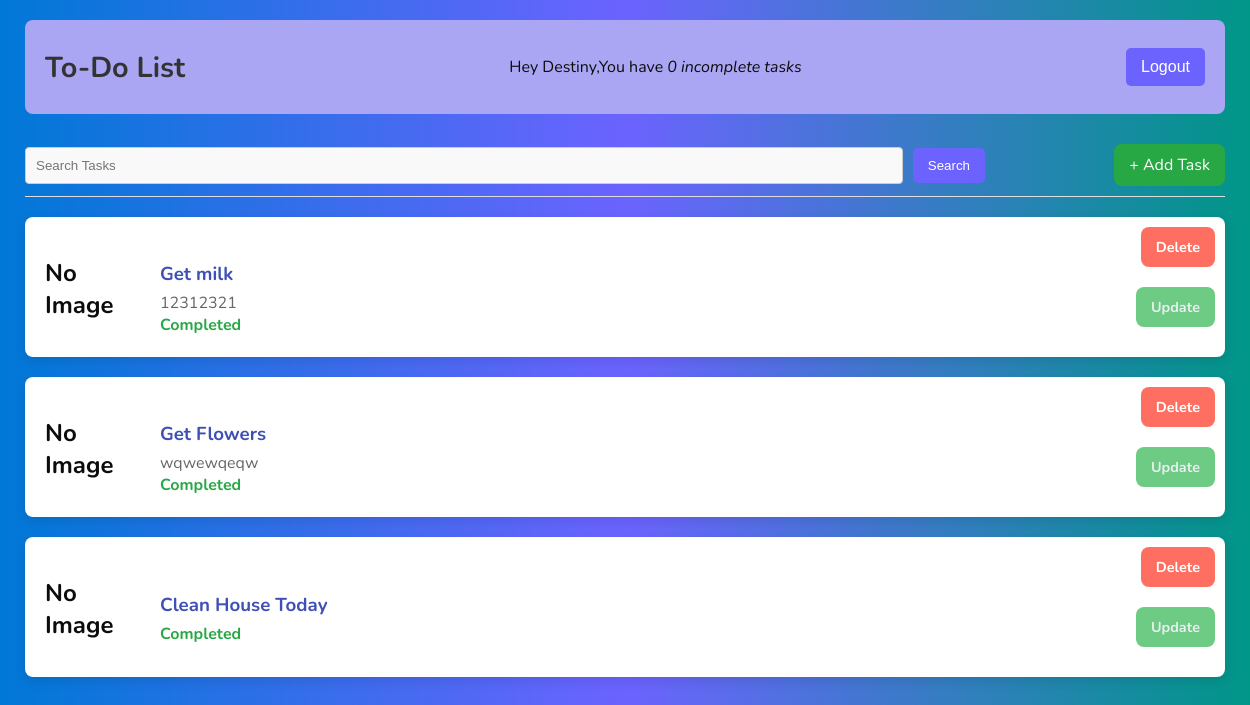
The app's page / (signed in) with its own data.
### todo/models.py (models this page shows, shortened)
class Task(models.Model):
    user = models.ForeignKey(User, on_delete=models.CASCADE, null=True, blank=True)
    title = models.CharField(max_length=200, null=True)
    description = models.TextField(null=True, blank=True)
    image =models.ImageField(upload_to='task_image/',blank=True,null=True)
    complete = models.BooleanField(default=False)
    created = models.DateTimeField(auto_now_add=True)
    class Meta:
        ordering = ['complete']

### todo/views.py (the view)
# urls.py: path('', TaskList.as_view(), name="task"),
class TaskList(LoginRequiredMixin, ListView):
    model = Task
    context_object_name = 'task'
    def get_context_data(self, **kwargs):
        context = super().get_context_data(**kwargs)
        context['task'] = context['task'].filter(user=self.request.user)
        context['count'] = context['task'].filter(complete=False).count()
        search_input = self.request.GET.get('search-area') or ''
        if search_input:
            context['task'] = context['task'].filter(title__icontains = search_input)
            context['search_input'] = search_input
        return context

### todo/templates/todo/task_list.html (shortened to what this page needs)
{% extends 'todo/main.html' %}
{% block content %}
<div class="header-bar">
    <h1>To-Do List</h1>
    <p> Hey {{ request.user|title }},You have <i>{{ count }} incomplete task{{ count|pluralize:'s' }}</i></p>
    {% if request.user.is_authenticated %}
    <form action="{% url 'logout' %}" method="post" class="logout-form">
        <input class="logout-button" type="submit" value="Logout">
    </form>
    {% else %}
    <a href="{% url 'login' %}" class="login-button">Login</a>
    {% endif %}
</div>
<div id="search-add-wrapper">
    <form action="" method="get" class="search-form">
        <input type="text" name="search-area" placeholder="Search Tasks" class="search-input">
        <input class="button search-button" type="submit" value="Search">
    </form>
    <a href="{% url 'task-create' %}" class="add-task-button">+ Add Task</a>
</div>
<div class="task-list">
    {% for tasks in task %}
    <div class="task-item">
        {% if tasks.image %}
            <img src="{{ tasks.image.url }}" alt="{{ tasks.title }}" class="task-image">
        {% else %}
              <div class="task-noimage"><h2>No Image</h2></div>
        {% endif %}
        <div class="task-details">
            <h3>{{ tasks.title }}</h3>
            <p>{{ tasks.description }}</p>
            <div class="task-actions">
                {% if tasks.complete %}
                <span class="task-complete-icon">Completed</span>
                <s><a href="{% url 'tasks-update' tasks.id %}" class="task-link"> Update</a></s>
                {% else %}
                <span class="task-incomplete-icon">Incomplete</span>
                <a href="{% url 'tasks-update' tasks.id %}" class="task-link">Update</a>
                {% endif %}
            </div>
        </div>
        <a class="delete-link" href="{% url 'tasks-delete' tasks.id %}">Delete</a>
    </div>
    {% empty %}
    <h3>No tasks found</h3>
    <a href="{% url 'task-create' %}" class="add-task-prompt">Add a New Task</a>
    {% endfor %}
</div>
{% endblock content %}

### todo/templates/todo/main.html (shortened to what this page needs)
<!DOCTYPE html>
<html lang="en">
<head>
</head>
<body>
    <div class="container">
        {% block content %}
        {% endblock content %}
    </div>
</body>
</html>

### todo/templates/todo/main.html (style rules this page uses)
body { background: linear-gradient(90deg, #0078d7 0%, #6c63ff 50%, #009688 100%); font-family: 'Nunito', sans-serif; margin: 0; padding: 0; color: #0c0c0c; }
.container { width: 100%; padding: 20px; max-width: 1200px; margin: auto; background-color: transparent; }
.header-bar { display: flex; justify-content: space-between; align-items: center; padding: 20px; background: #aaa6f4; color: #0c0c0c; border-radius: 8px; }
h1 { font-size: 1.8rem; margin: 0; }
.logout-form, .login-button { display: inline-block; }
.logout-button, .login-button-box { background-color: #ff6f61; color: #ffffff; padding: 10px 15px; border-radius: 8px; text-decoration: none; font-size: 1rem; cursor: pointer; border: none; transition: background-color 0.3s ease; }
#search-add-wrapper { display: flex; justify-content: space-between; align-items: center; margin-top: 20px; padding: 10px 0; border-bottom: 1px solid #ddd; }
.search-form { display: flex; align-items: center; width: 80%; }
.search-input { padding: 10px; border: 1px solid #ccc; border-radius: 8px; flex: 1; margin-right: 10px; color: #333; background-color: #f7f7f7; }
.search-button { background: #0078d7; color: #ffffff; border: none; padding: 10px 20px; border-radius: 8px; cursor: pointer; }
.add-task-button { font-size: 1rem; color: #ffffff; background: #28a745; padding: 10px 15px; border-radius: 8px; text-decoration: none; }
.task-list { display: flex; flex-direction: column; gap: 20px; padding: 20px 0; position: relative; }
.task-item { position: relative; display: flex; align-items: center; background-color: #ffffff; padding: 20px; border-radius: 8px; box-shadow: 0 4px 12px rgba(0, 0, 0, 0.1); gap: 15px; align-items: center; justify-content: space-between; }
.task-noimage { width: 100px; height: 100px; border-radius: 5px; object-fit: cover; }
.task-details { flex: 1; }
.task-details h3 { margin: 0; color: #3e50b5; }
.task-details p { margin: 5px 0 0; color: #666; width: 700px; }
.task-complete-icon { color: #28a745; font-weight: bold; position: absolute; margin-top: 40; }
.task-link { color: #e9eef1; background-color: #6dcb83; text-decoration: none; font-weight: 600; position: absolute; top: 70px; right: 10px; font-size: 0.9rem; font-weight: bold; padding: 10px 15px; border-radius: 8px; text-decoration: none; cursor: pointer; transition: background-color 0.3s ease; }
.delete-link { position: absolute; top: 10px; right: 10px; background-color: #ff6f61; color: #ffffff; font-size: 0.9rem; font-weight: bold; padding: 10px 15px; border-radius: 8px; text-decoration: none; cursor: pointer; transition: background-color 0.3s ease; }
h1 { color: #333; }
input[type="text"], input[type="password"] { color: #333; background-color: #f9f9f9; border: 1px solid #ccc; }
input[type="submit"], .register-button { background-color: #6c63ff; color: #ffffff; border: none; padding: 10px 15px; border-radius: 5px; }
input[type="text"], input[type="password"] { width: 30%; padding: 10px; border: 1px solid #ccc; border-radius: 4px; }

### records on screen
Task: image "No Image", title "Get milk", description "12312321", complete "Completed"
Task: image "No Image", title "Get Flowers", description "wqwewqeqw", complete "Completed"
Task: image "No Image", title "Clean House Today", complete "Completed"

### other values on screen
{{ request.user|title }} "Destiny"
{{ count }} "0"
